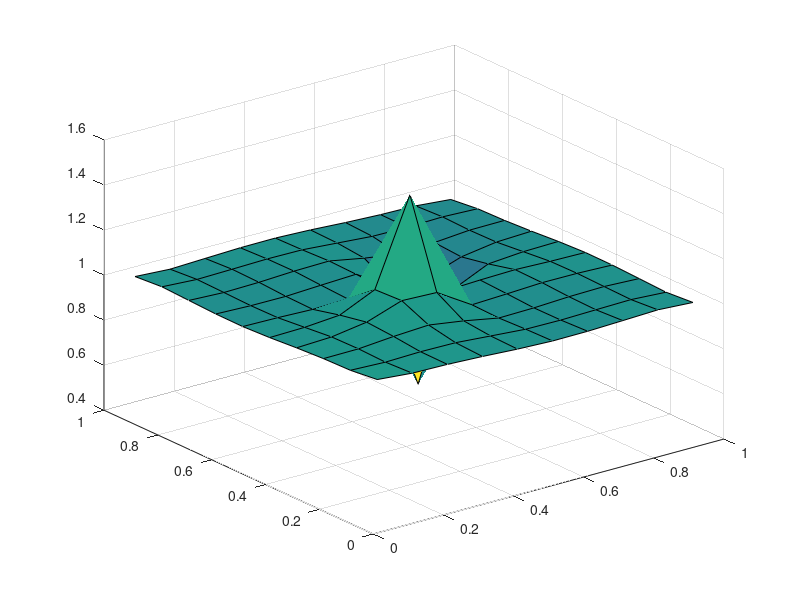

Reproduce this figure in MATLAB.
% Create Grid and number of cells
a = 0; 
b = 1; 
N = 10;
% Define edges
x_edges = linspace(a,b,N+1);
y_edges = linspace(a,b,N+1);
%Define distance between edges
delta_x = x_edges(2) - x_edges(1);
delta_y = y_edges(2) - y_edges(1);
%Define cell centers
x_centers = a+delta_x/2 : delta_x : b;
y_centers = a+delta_y/2 : delta_y : b;
[X,Y] = meshgrid(x_centers,y_centers);      % 2d arrays of x,y center values
X = X';                     % transpose so that X(i,j),Y(i,j) are
Y = Y';                     % (i,j) cell.
%Initialize solution array
U = zeros(N,N);
 
% Fill the solution array with initial data
U = X*0+1;
%define distance function
phi = sqrt((X-1/2).^2+(Y-1/2).^2);
gradphix = (X-1/2)./phi;
gradphiy = (Y-1/2)./phi;
% %reverse sign so that the gradient points inwards
v1 = -gradphix;
v2 = -gradphiy;
 
%Define timestep
delta_t = 0.001;
F = v1.*U;
G = v2.*U;
%Store initial data for later use
ic = U;
timesteps = 20;
for k = 1:timesteps
for j = 1:N % denote row position
 
     %denote column position
     for i = 1:N
 
        %Top row
        if (j ==N) 
            %Down flux
            G_down =  (1/delta_y)*(G(i,j)-G(i,j-1));
 
            %Nothing is coming down from above
            G_up =  0;
 
        %Bottom row    
        elseif (j == 1)
 
            %Nothing is coming in from below
            G_down = 0;
 
            %Up flux
            G_up = (1/delta_y)*(G(i,j+1)-G(i,j));
 
        %Rows in the middle
        else
 
            G_up = (1/delta_y)*(G(i,j+1)-G(i,j));
            G_down =  (1/delta_y)*(G(i,j)-G(i,j-1));
 
        end
 
 
        %Sideway fluxes
            if i == 1 
                F_left = 0;
                F_right = (1/delta_x)*(F(i+1,j)-F(i,j));
            elseif i == N
                F_left = (1/delta_x)*(F(i,j)-F(i-1,j));
                F_right = 0;
            else
                F_right = (1/delta_x)*(F(i+1,j)-F(i,j));
                F_left = (1/delta_x)*(F(i,j)-F(i-1,j));
            end
 
        Unew(i,j) = U(i,j) - (delta_t)*(F_right-F_left)-(delta_t)*(G_up - ...
             G_down);
     end
end
U = Unew;
surf(X,Y,Unew)
pause(0.1);
end

% % From Michael
% % 1)Your main error is the flux ! see below and compare
% % 2) Secondly use reflection b.c.'s.
% % 3) The scheme below is actually FTCS which is unstable for convection
% % alone !!! so beware...
% % Let me know ! what you is your project ?
% % Create Grid and number of cells
% a = 0;
% b = 1;
% N = 40;
% % Define edges
% x_edges = linspace(a,b,N+1);
% y_edges = linspace(a,b,N+1);
% %Define distance between edges
% delta_x = x_edges(2) - x_edges(1);
% delta_y = y_edges(2) - y_edges(1);
% %Define cell centers
% x_centers = a+delta_x/2 : delta_x : b;
% y_centers = a+delta_y/2 : delta_y : b;
% [X,Y] = meshgrid(x_centers,y_centers); % 2d arrays of x,y center values
% X = X'; % transpose so that X(i,j),Y(i,j) are
% Y = Y'; % (i,j) cell.
% %Initialize solution array
% U = zeros(N,N); Unew = zeros(N,N);
% 
% % Fill the solution array with initial data
% U = X*0+1;
% %define distance function
% phi = sqrt((X-1/2).^2+(Y-1/2).^2);
% gradphix = (X-1/2)./phi;
% gradphiy = (Y-1/2)./phi;
% % %reverse sign so that the gradient points inwards
% v1 = -gradphix;
% v2 = -gradphiy;
% 
% %Define timestep
% delta_t = 0.001;
% F = v1.*U;
% G = v2.*U;
% %Store initial data for later use
% ic = U;
% timesteps = 20;
% for k = 1:timesteps
% for j = 1:N % denote row position
% 
% %denote column position
% for i = 1:N
% 
% %Top row
% if (j ==N)
% %Down flux
% G_down = (1/delta_y)*0.5*(G(i,j)+G(i,j-1));
% 
% %Nothing is coming down from above
% % G_up = 0;
% G_up = G_down;
% 
% %Bottom row
% elseif (j == 1)
% 
% %Nothing is coming in from below
% % G_down = 0;
% 
% %Up flux
% G_up = (1/delta_y)*0.5*(G(i,j+1)+G(i,j));
% G_down =G_up;
% %Rows in the middle
% else
% 
% G_up = (1/delta_y)*0.5*(G(i,j+1)+G(i,j));
% G_down = (1/delta_y)*0.5*(G(i,j)+G(i,j-1));
% 
% end
% 
% 
% %Sideway fluxes
% if i == 1
% % F_left = 0;
% F_right = (1/delta_x)*0.5*(F(i+1,j)+F(i,j));
% F_left =F_right;
% elseif i == N
% F_left = (1/delta_x)*0.5*(F(i,j)+F(i-1,j));
% % F_right = 0;
% F_right =F_left;
% else
% F_right = (1/delta_x)*0.5*(F(i+1,j)+F(i,j));
% F_left = (1/delta_x)*0.5*(F(i,j)+F(i-1,j));
% end
% 
% Unew(i,j) = U(i,j) - (delta_t)*(F_right-F_left)-(delta_t)*(G_up - ...
% G_down);
% end
% end
% U = Unew;
% surf(X,Y,Unew)
% pause(0.1);
% end

